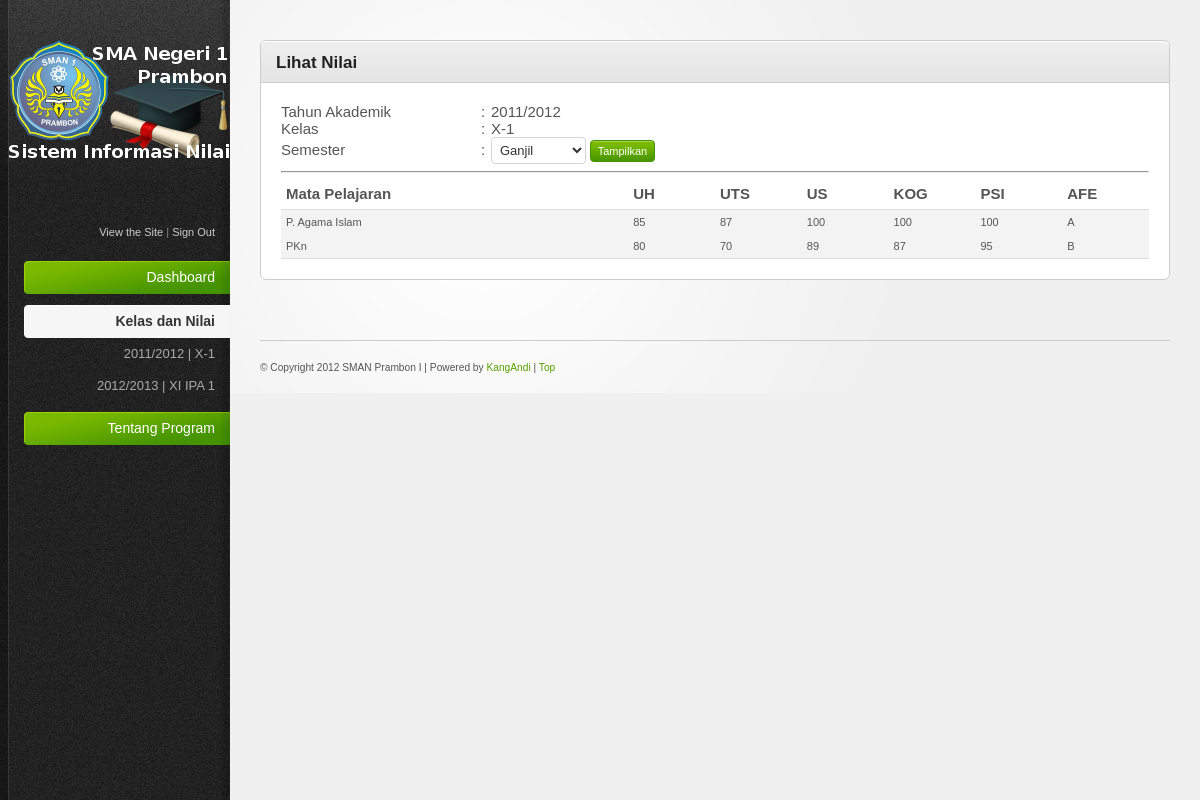
Screenshot of /home.php?page=vnilai&nis=002737&ta=3&kls=4 (signed in) with the database file from the repository.
### tables this page shows
CREATE TABLE IF NOT EXISTS `re_siswakelas` (
  `tahunajaran` int(11) NOT NULL,
  `nis` varchar(7) NOT NULL,
  `kelas` int(3) NOT NULL,
  PRIMARY KEY (`tahunajaran`,`nis`)
);

CREATE TABLE IF NOT EXISTS `r_tahunajaran` (
  `id` int(11) NOT NULL AUTO_INCREMENT,
  `tahunajaran` varchar(15) NOT NULL,
  `aktif` int(11) NOT NULL DEFAULT '0',
  PRIMARY KEY (`id`)
);

CREATE TABLE IF NOT EXISTS `r_kelas` (
  `id` int(3) NOT NULL AUTO_INCREMENT,
  `nama` varchar(10) NOT NULL,
  PRIMARY KEY (`id`)
);

CREATE TABLE IF NOT EXISTS `r_semester` (
  `id` int(11) NOT NULL AUTO_INCREMENT,
  `semester` varchar(7) NOT NULL,
  `aktif` int(2) NOT NULL,
  PRIMARY KEY (`id`)
);

CREATE TABLE IF NOT EXISTS `t_nilai` (
  `nis` varchar(7) NOT NULL,
  `id_tahunajaran` int(11) NOT NULL,
  `semester` int(2) NOT NULL,
  `id_kelas` int(11) NOT NULL,
  `id_matapel` int(11) NOT NULL,
  `UH` int(11) NOT NULL,
  `UTS` int(11) NOT NULL,
  `US` int(11) NOT NULL,
  `KOG` int(11) NOT NULL,
  `PSI` int(11) NOT NULL,
  `AFE` varchar(4) NOT NULL,
  `KK1` int(11) NOT NULL,
  `KK2` int(11) NOT NULL,
  `KK3` int(11) NOT NULL,
  `KK4` int(11) NOT NULL,
  `KK5` int(11) NOT NULL,
  `rata2` decimal(10,2) NOT NULL,
  PRIMARY KEY (`nis`,`id_tahunajaran`,`semester`,`id_kelas`,`id_matapel`)
);

CREATE TABLE IF NOT EXISTS `r_matapelajaran` (
  `id` int(11) NOT NULL AUTO_INCREMENT,
  `nama` varchar(50) NOT NULL,
  `kkm` int(11) NOT NULL,
  PRIMARY KEY (`id`)
);

### inc/config.php (called while the page is built, shortened)
<?php
$sumber				= "http://localhost/SIA";
?>

### modul/vnilai.php (the view, shortened to what this page needs)
<?php
	$nis 	= $_GET['nis'];
	$idta	= $_GET['ta'];
	$rta	= mysql_fetch_assoc(mysql_query("SELECT * FROM r_tahunajaran WHERE id='$idta'"));
	$namata	= $rta['tahunajaran'];
	$idkls	= $_GET['kls'];
	$rkls	= mysql_fetch_assoc(mysql_query("SELECT * FROM r_kelas WHERE id='$idkls'"));
	$nmkls	= $rkls['nama'];
	if (isset($_GET['smt'])){
	$idsmt	= $_GET['smt'];
	}else{
	$idsmt	= 1;
	}
?>
<div class="content-box">
        <div class="content-box-header">
            <h3>Lihat Nilai</h3>
        </div>
        <div class="content-box-content">
			<table style="font-size:15px">
				<tr><td width="200px">Tahun Akademik </td><td width="10px">:</td><td width="200px"> <?php echo $namata;?></td></tr>
				<tr><td>Kelas </td><td> : </td><td> <?php echo $nmkls; ?></td></tr>
				<tr><td>Semester </td><td> : </td><td> <?php
			echo '<form action="" method="GET" />
					<input type="hidden" name="page" value="vnilai" />
					<input type="hidden" name="nis" value="'.$nis.'" />
					<input type="hidden" name="ta" value="'.$idta.'" />
					<input type="hidden" name="kls" value="'.$idkls.'" />
					<select class="medium-input" name="smt">';
			$qsmtx = mysql_query("SELECT * FROM r_semester ".
									"WHERE id = '$idsmt'");
			$rsmtx = mysql_fetch_assoc($qsmtx);
			$smtx_kd 	= $rsmtx['id'];
			$smtx_nama	= $rsmtx['semester'];
			echo '<option value="'.$smtx_kd.'">'.$smtx_nama.'</option>';
			echo '</select>
					<input type="submit" class="button" value="Tampilkan" />
					</form>';?></td></tr>
			</table>
			<hr/>
			<div  id="list">
				<table>
					<thead>
						<tr>
						   <th width="40%" style="text-align:left;">Mata Pelajaran</th>
						   <th width="10%">UH</th>
						   <th width="10%">UTS</th>
						   <th width="10%">US</th>
						   <th width="10%">KOG</th>
						   <th width="10%">PSI</th>
						   <th width="10%">AFE</th>
						</tr>
					</thead>
					<tbody>
					<?php
						$qnilai = mysql_query("SELECT * FROM t_nilai WHERE nis='$nis' AND id_tahunajaran='$idta' AND semester='$idsmt' AND id_kelas='$idkls'") or die(mysql_error());
						while ($rnilai= mysql_fetch_assoc($qnilai)){
							$idmapel= $rnilai['id_matapel'];
							$rmapel = mysql_fetch_assoc(mysql_query("SELECT nama FROM r_matapelajaran WHERE id='$idmapel'"));
							$nmmapel= $rmapel['nama'];
							$UH		= $rnilai['UH'];
							$UTS	= $rnilai['UTS'];
							$US		= $rnilai['US'];
							$KOG	= $rnilai['KOG'];
							$PSI	= $rnilai['PSI'];
							$AFE	= $rnilai['AFE'];
						echo '<tr class="alt-row">
						<td style="text-align:left;">'.$nmmapel.'</td>
						<td>'.$UH.'</td>
						<td>'.$UTS.'</td>
						<td>'.$US.'</td>
						<td>'.$KOG.'</td>
						<td>'.$PSI.'</td>
						<td>'.$AFE.'</td>
						</tr>';
						}
					?>
					</tbody>
				</table>
</div>
</div>

### menusw.php (shortened to what this page needs)
<?php
	$nis	= $_SESSION['username'];
	$pagemn =$_GET['page'];
	if ($pagemn=='vnilai') $menu2="current";
	else $menu1 ="current";
?>
	<li>
		<a href="<?php echo $sumber;?>" class="nav-top-item no-submenu <?php echo $menu1;?>">
			Dashboard
		</a>
	</li>
	<li>
		<a href="#" class="nav-top-item <?php echo $menu2;?>">
			Kelas dan Nilai
		</a>
		<ul>
			<?php
				$qmenukls = mysql_query("SELECT * FROM re_siswakelas
											WHERE nis='$nis'");
				while ($rmenukls=mysql_fetch_assoc($qmenukls)){
					$idta 		= $rmenukls['tahunajaran'];
					$idkls	 	= $rmenukls['kelas'];
					$rkelas = mysql_fetch_assoc(mysql_query("SELECT nama FROM r_kelas WHERE id='$idkls'"));
					$nmkls	= $rkelas['nama'];
					$rta = mysql_fetch_assoc(mysql_query("SELECT tahunajaran FROM r_tahunajaran WHERE id='$idta'"));
					$nmta= $rta['tahunajaran'];
					echo '<li><a href="home.php?page=vnilai&nis='.$nis.'&ta='.$idta.'&kls='.$idkls.'">'.$nmta.' | '.$nmkls.'</a></li>';
				}
			?>
		</ul>
	</li>
	<li>
		<a href="#about" rel="modal" class="nav-top-item no-submenu">
			Tentang Program
		</a>
	</li>

### css/style.css (style rules this page uses)
html { font-size: 100%; height: 100%; margin-bottom: 1px; }
body { font-family: Arial, Helvetica, sans-serif; color: #555; background: #f0f0f0 url('../images/bg-body.gif') top left repeat-y; font-size: 12px; }
h1, h2, h3, h4, h5, h6 { font-family: Helvetica, Arial, sans-serif; color: #222; font-weight: bold; }
h3 { font-size: 17px; padding: 0 0 10px 0; }
a { color: #57a000; text-decoration: none; }
.button { font-family: Verdana, Arial, sans-serif; display: inline-block; background: #459300 url('../images/bg-button-green.gif') top left repeat-x !important; border: 1px solid #459300 !important; padding: 4px 7px 4px 7px !important; color: #fff !important; font-size: 11px !important; cursor: pointer; }
#sidebar a, #sidebar a:active { color:#ccc; }
#sidebar #main-nav li { list-style: none; padding-bottom: 10px; text-align: right; }
#sidebar #main-nav li a.nav-top-item { background: transparent url('../images/bg-menu-item-green.gif') right center no-repeat; padding: 10px 15px; color: #fff; font-size: 14px; cursor: pointer; display: block; text-decoration: none; }
#sidebar #main-nav li a.current { background-image: url('../images/bg-menu-item-current.gif') !important; color: #333; font-weight: bold; }
#sidebar #main-nav ul { padding: 0; font-size: 12px; margin: 0; }
#sidebar #main-nav ul li { list-style: none; margin: 0; text-align: right; padding: 0; }
#sidebar #main-nav ul li a { padding: 8px 15px; display: block; color: #aaa; font-size: 13px; line-height: 1.2em; }
.content-box { border: 1px solid #ccc; margin: 0 0 20px 0; background: #fff; }
.content-box-header { background: #e5e5e5 url('../images/bg-content-box.gif') top left repeat-x; margin-top: 1px; height: 40px; }
.content-box-header h3 { padding: 12px 15px 10px; float: left; }
.content-box-content { padding: 20px; font-size: 13px; border-top: 1px solid #ccc; }
#list table { width: 100%; border-collapse: collapse; }
#list table thead th { font-weight: bold; font-size: 15px; border-bottom: 1px solid #ddd; }
#list tbody { border-bottom: 1px solid #ddd; }
#list tbody tr { background: #fff; }
#list tbody tr.alt-row { background: #f3f3f3; }
#list table td, #list table th { padding: 5px; line-height: 1.3em; }
form input.text-input, form select, form textarea, form .wysiwyg { padding: 6px; font-size: 13px; background: #fff url('../images/bg-form-field.gif') top left repeat-x; border: 1px solid #d5d5d5; color: #333; }
form .medium-input { width: 47.25% !important; }
form select { padding: 4px; background: #fff; }

### css/invalid.css (style rules this page uses)
.button, #main-content table tfoot td .bulk-actions select, .pagination a.number, form input.text-input, form textarea, form .wysiwyg, form select, .dp-popup { -moz-border-radius: 4px; -webkit-border-radius: 4px; border-radius: 4px; }
.content-box, .content-box-header, ul.content-box-tabs li a.current, .shortcut-button, .notification { -moz-border-radius: 6px; -webkit-border-radius: 6px; border-radius: 6px; }
.content-box-header { -moz-border-radius-bottomleft: 0; -moz-border-radius-bottomright: 0; -webkit-border-bottom-left-radius: 0; -webkit-border-bottom-right-radius: 0; border-bottom-left-radius: 0; border-bottom-right-radius: 0; }

### css/tstyle.css (style rules this page uses)
table { font:11px Verdana,Arial; }

### rows the page displays
re_siswakelas: r_tahunajaran.tahunajaran "2011/2012", r_kelas.nama "X-1"
re_siswakelas: r_tahunajaran.tahunajaran "2012/2013", r_kelas.nama "XI IPA 1"
r_tahunajaran: tahunajaran "2011/2012"
r_kelas: nama "X-1"
r_semester: smt "Ganjil"
t_nilai: r_matapelajaran.nama "P. Agama Islam", UH "85", UTS "87", US "100", KOG "100", PSI "100", AFE "A"
t_nilai: r_matapelajaran.nama "PKn", UH "80", UTS "70", US "89", KOG "87", PSI "95", AFE "B"

### other values shown
$nama_sekolah "SMAN Prambon I"
